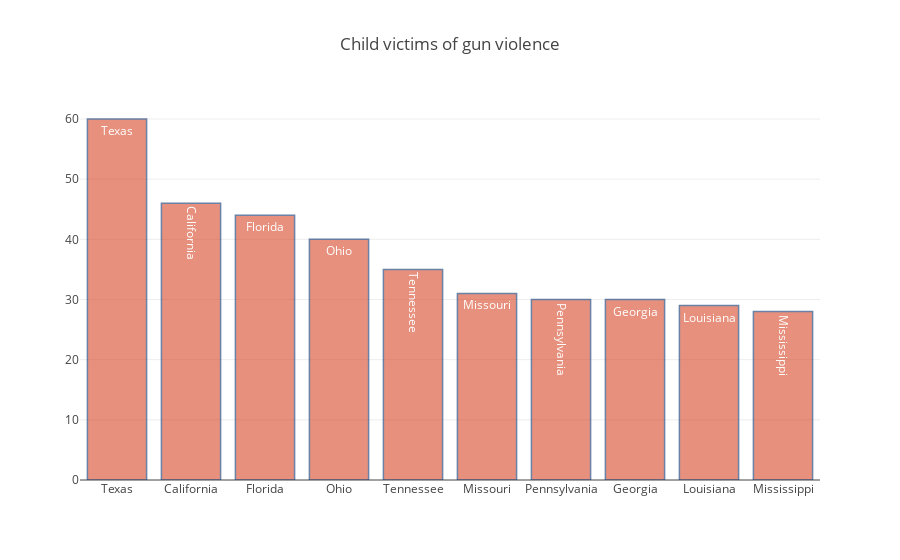

The notebook cell saved with this chart:
### Code cell
## Chart 1 ##
## Plotting bar graph for 10 most dangerous states for children ##

trace0 = go.Bar(
    x=incidentCount_byState_Child['state'],
    y=incidentCount_byState_Child['victim_child'],
    text=incidentCount_byState_Child['state'],
    marker=dict(
        color='rgb(216,71,39)',
        line=dict(
            color='rgb(8,48,107)',
            width=1.5,
        )
    ),
    opacity=0.6
)

data = [trace0]
layout = go.Layout(
    title='Child victims of gun violence',
)

fig = go.Figure(data=data, layout=layout)
py.iplot(fig, filename='text-hover-bar')

### Figure 1 — Plotly figure (JSON) as saved in the notebook; plotly's stock layout.template omitted (floating-point values rounded to 4 significant figures)
{"data": [{"marker": {"color": "rgb(216,71,39)", "line": {"color": "rgb(8,48,107)", "width": 1.5}}, "opacity": 0.6, "text": ["Texas", "California", "Florida", "Ohio", "Tennessee", "Missouri", "Pennsylvania", "Georgia", "Louisiana", "Mississippi"], "type": "bar", "uid": "9b77d908-3536-11e9-92c8-c4b301d6fabf", "x": ["Texas", "California", "Florida", "Ohio", "Tennessee", "Missouri", "Pennsylvania", "Georgia", "Louisiana", "Mississippi"], "y": [60, 46, 44, 40, 35, 31, 30, 30, 29, 28]}], "layout": {"title": "Child victims of gun violence"}}
